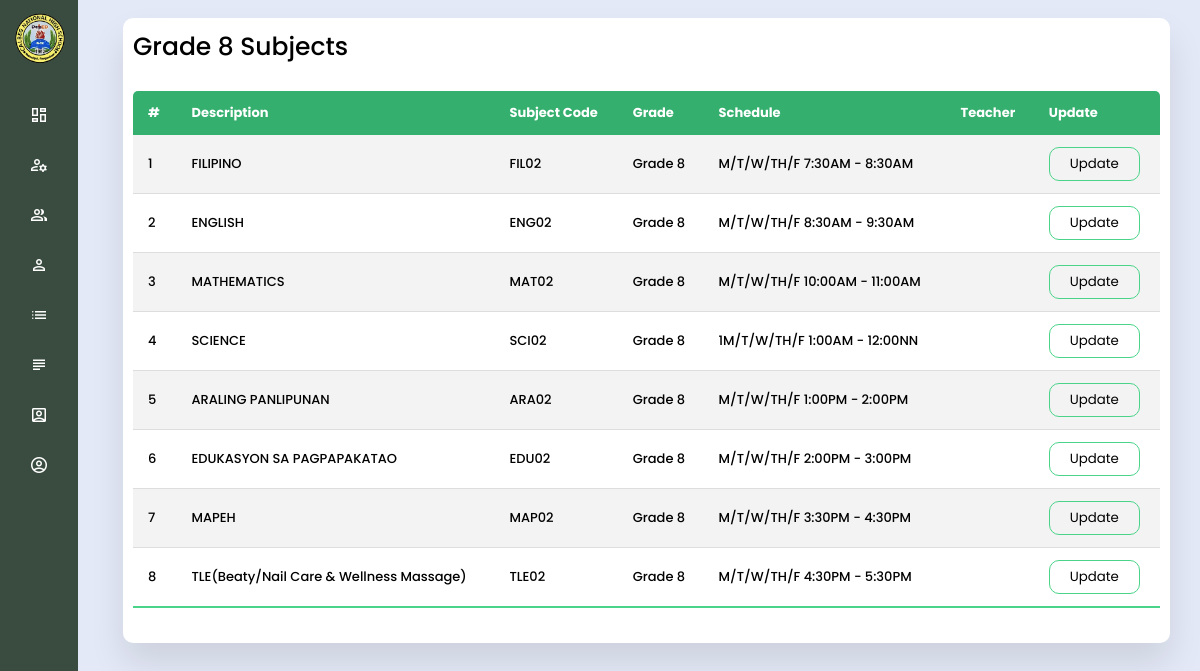
Screenshot of /superAdmin/sg8.php with the database file from the repository.
### tables this page shows
CREATE TABLE `tblsubjlist` (
  `id` int(11) NOT NULL,
  `subj` varchar(255) NOT NULL,
  `subjcode` varchar(200) NOT NULL,
  `sstaus` varchar(255) NOT NULL,
  `semester` varchar(255) NOT NULL,
  `sched` varchar(255) NOT NULL,
  `room` varchar(255) NOT NULL,
  `teacher` varchar(255) NOT NULL
);

### superAdmin/sg8.php (the view, shortened to what this page needs)
<?php
  include "../includes/database.php";
?>
<!DOCTYPE html>
<html lang="en">
<head>
    <link rel="stylesheet" href="../assets/css/navContainer.css">
    <link rel="stylesheet" href="../assets/css/style2.css">
    <link rel="stylesheet" href="../assets/css/style3.css">
</head>
<body>
  <?php include 'includes/sideMenu.php';?>
  <section class="home-section">
  <section class="historyLog">
    <div class="history-list">
    <span class="allTeacher">Grade 8 Subjects</span>
        <table class="table">
            <thead>
                <thead>
                    <tr>
                    <th>#</th>
                        <th>Description</th>
                        <th>Subject Code</th>
                        <th>Grade</th>
                        <th>Schedule</th>
                        <th>Teacher</th>
                        <th>Update</th>
                    </tr>
                </thead>
                <tbody>
                    <?php
                        $ret=mysqli_query($conn,"SELECT * from tblsubjlist where sstaus = 'Grade 8'");
                        $cnt=1;
                        while ($row=mysqli_fetch_array($ret)) {
                    ?>
                    <tr>
                    <td data-label="#"><?php echo $cnt;?></td>
                        <td data-label="Description"><?php  echo $row['subj'];?></td>
                        <td data-label="Subject Code"><?php  echo $row['subjcode'];?></td>
                        <td data-label="Grade"><?php  echo $row['sstaus'];?></td>
                        <td data-label="Schedule" class=""><?php  echo $row['sched'];?></td>
                        <td data-label="Teacher"><?php  echo $row['teacher'];?></td>
                        <form action="../superAdmin/updasubj.php" method="POST">
                            <td data-label="Update"><button type="submit" name="view" >Update</button></td>
                        </form>
                    </tr>
                    <?php
                    $cnt=$cnt+1;
                    }?>
            </tbody>
        </table>
    </div>
</section>
  </section>
</body>
</html>

### assets/css/navContainer.css (style rules this page uses)
* { margin: 0; padding: 0; box-sizing: border-box; font-family: 'Poppins', sans-serif; }
body { background: #E4E9F7; }
.home-section { position: relative; left: 260px; width: calc(100% - 260px); transition: all 0.5s ease; font-weight: 500; color: var(--text-color); padding: 8px 0px 8px 15px; }
.allTeacher { font-size: 25px; }
@media (max-width: 1275px) { .sidebar.close ~ .home-section { left: 78px; width: calc(100% - 78px); } }

### assets/css/style3.css (style rules this page uses)
.historyLog { padding: 0 30px; }
.history-list { width: 100%; padding: 10px; margin-top: 10px; background: #fff; border-radius: 10px; overflow-x: auto; box-shadow: 0 20px 35px rgba(0, 0, 0, 0.1); }
.table { border-collapse: collapse; margin: 25px 0; font-size: 15px; min-width: 100%; overflow: hidden; border-radius: 5px 5px 0 0; }
table thead tr { color: #fff; background: #34AF6D; text-align: left; font-weight: bold; font-size: small; width: 100%; }
.table th, .table td { padding: 12px 15px; }
.table tbody tr { border-bottom: 1px solid #ddd; font-size: small; }
.table tbody tr:nth-of-type(odd) { background: #f3f3f3; }
.table tbody tr:last-of-type { border-bottom: 2px solid #4AD489; }
.table button { padding: 6px 20px; border-radius: 10px; cursor: pointer; background: transparent; border: 1px solid #4AD489; }

### rows the page displays
tblsubjlist: subj "FILIPINO", subjcode "FIL02", sstaus "Grade 8", sched "M/T/W/TH/F 7:30AM - 8:30AM"
tblsubjlist: subj "ENGLISH", subjcode "ENG02", sstaus "Grade 8", sched "M/T/W/TH/F 8:30AM - 9:30AM"
tblsubjlist: subj "MATHEMATICS", subjcode "MAT02", sstaus "Grade 8", sched "M/T/W/TH/F 10:00AM - 11:00AM"
tblsubjlist: subj "SCIENCE", subjcode "SCI02", sstaus "Grade 8", sched "1M/T/W/TH/F 1:00AM - 12:00NN"
tblsubjlist: subj "ARALING PANLIPUNAN", subjcode "ARA02", sstaus "Grade 8", sched "M/T/W/TH/F 1:00PM - 2:00PM"
tblsubjlist: subj "EDUKASYON SA PAGPAPAKATAO", subjcode "EDU02", sstaus "Grade 8", sched "M/T/W/TH/F 2:00PM - 3:00PM"
tblsubjlist: subj "MAPEH", subjcode "MAP02", sstaus "Grade 8", sched "M/T/W/TH/F 3:30PM - 4:30PM"
tblsubjlist: subj "TLE(Beaty/Nail Care & Wellness Massage)", subjcode "TLE02", sstaus "Grade 8", sched "M/T/W/TH/F 4:30PM - 5:30PM"
